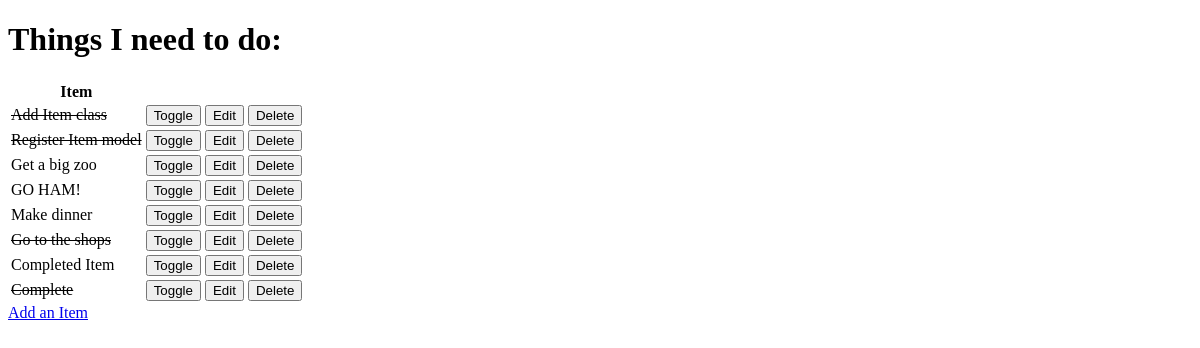
Before: / with the older database file.
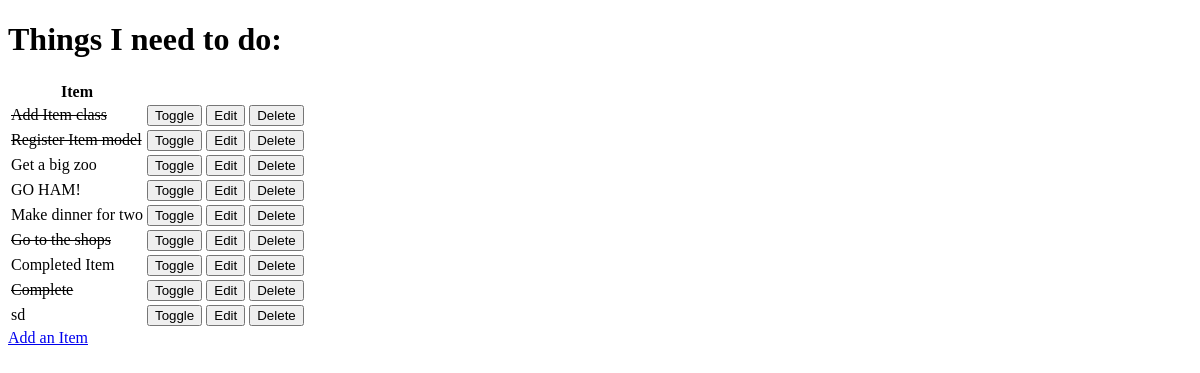
After: the same page with the newer database file.
### todo/models.py (models this page shows, shortened)
class Item(models.Model):
    name = models.CharField(max_length=50, null=False, blank=False)
    done = models.BooleanField(null=False, blank=False, default=False)

### todo/views.py (the view)
# urls.py: path('', views.get_todo_list, name='get_todo_list'),
def get_todo_list(request):
    items = Item.objects.all()
    context = {
        'items': items
    }
    return render(request, 'todo/todo_list.html', context)

### todo/templates/todo/todo_list.html (shortened to what this page needs)
<!DOCTYPE html>
<html lang="en">
<head>
</head>
<body>
    <h1>Things I need to do:</h1>
    <table>
        <tr>
            <th>Item</th>
        </tr>
        {% for item in items %}
            <tr>
                <td>
                    {% if item.done %}
                        <s>{{ item.name }}</s>
                    {% else %}
                        {{ item.name }}
                    {% endif %}
                </td>
                <td>
                    <a href="/toggle/{{ item.id }}">
                        <button>Toggle</button>
                    </a>
                </td>
                <td>
                    <a href="/edit/{{ item.id }}">
                        <button>Edit</button>
                    </a>
                </td>
                <td>
                    <a href="/delete/{{ item.id }}">
                        <button>Delete</button>
                    </a>
                </td>
            </tr>
        {% empty %}
            <tr><td>You have nothing to do.</td></tr>
        {% endfor %}
    </table>
    <a href="/add">Add an Item</a>
</body>
</html>

Changed rows visible on the page:
changed Item: name "Make dinner" → "Make dinner for two"
added Item: name "sd"
